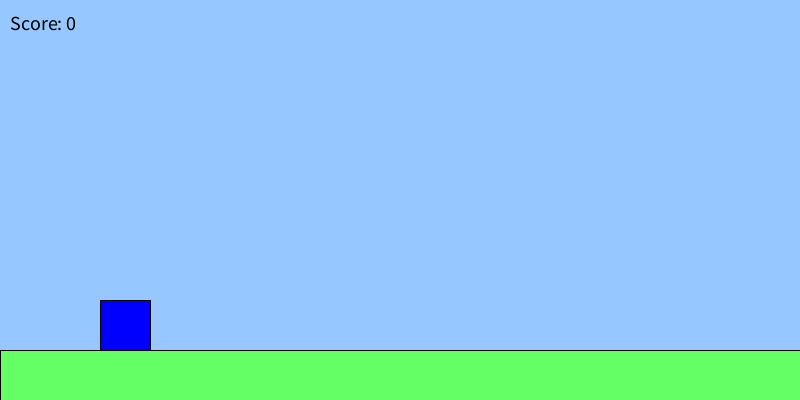
Frame 1 (no input)
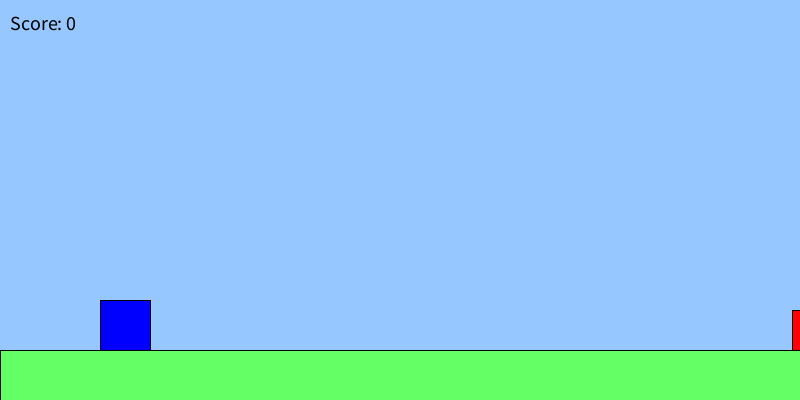
Frame 60 (the mouse pressed at the canvas centre just before this capture)
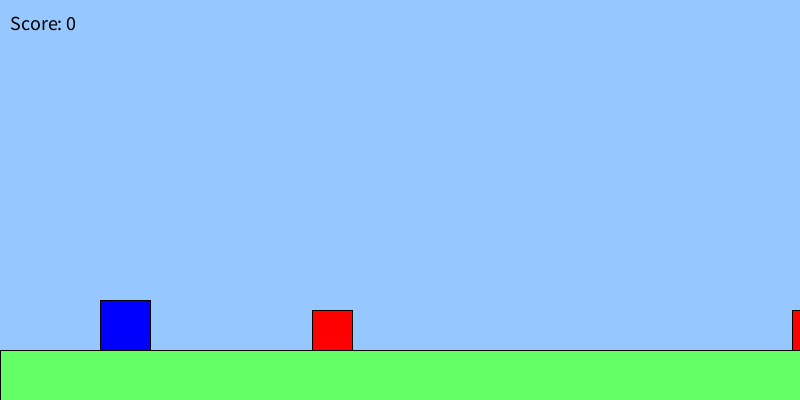
Frame 120 (the mouse held since frame 60 and released just before this capture)

The Processing sketch that drew these frames (run headless with seeded random() and noise(); from frame 60 on, the mouse is pressed at the canvas centre):

// Processing sketch: Final
// ── Final.pde
PVector dinoPosition;
PVector dinoVelocity;
float groundHeight = 50;
boolean isJumping = false;
int score = 0;
ArrayList<PVector> obstacles;
PVector obstacleSize = new PVector(40, 40);
int obstacleFrequency = 60;
int gravity = 1;

// Setup game
void setup() {
  size(800, 400);
  dinoPosition = new PVector(100, height - groundHeight - 50);
  dinoVelocity = new PVector(0, 0);
  obstacles = new ArrayList<PVector>();
  frameRate(60);
}

// Main game loop
void draw() {
  // Background and ground
  background(150, 200, 255);
  fill(100, 255, 100);
  rect(0, height - groundHeight, width, groundHeight);
  
  // Update and draw dinosaur
  dinoPosition.add(dinoVelocity);
  if (dinoPosition.y < height - groundHeight - 50) {
    dinoVelocity.y += gravity;
  } else {
    dinoPosition.y = height - groundHeight - 50;
    dinoVelocity.y = 0;
    isJumping = false;
  }
  fill(0, 0, 255);
  rect(dinoPosition.x, dinoPosition.y, 50, 50);
  
  // Update and draw obstacles
  if (frameCount % obstacleFrequency == 0) {
    obstacles.add(new PVector(width, height - groundHeight - obstacleSize.y));
  }
  for (int i = obstacles.size() - 1; i >= 0; i--) {
    PVector obstacle = obstacles.get(i);
    obstacle.x -= 8;
    if (obstacle.x + obstacleSize.x < 0) {
      obstacles.remove(i);
      score++;
    } else {
      fill(255, 0, 0);
      rect(obstacle.x, obstacle.y, obstacleSize.x, obstacleSize.y);
      
      // Collision detection
      if (dinoPosition.x < obstacle.x + obstacleSize.x &&
          dinoPosition.x + 50 > obstacle.x &&
          dinoPosition.y < obstacle.y + obstacleSize.y &&
          dinoPosition.y + 50 > obstacle.y) {
        gameOver();
      }
    }
  }
  
  // Draw score
  fill(0);
  textSize(20);
  text("Score: " + score, 10, 30);
}

// Handle keypress to jump
void keyPressed() {
  if (key == ' ' && !isJumping) {
    dinoVelocity.y = -15;
    isJumping = true;
  }
}

// Game over
void gameOver() {
  noLoop();
  fill(255, 0, 0);
  textSize(40);
  text("Game Over! Score: " + score, width / 4, height / 2);
}
